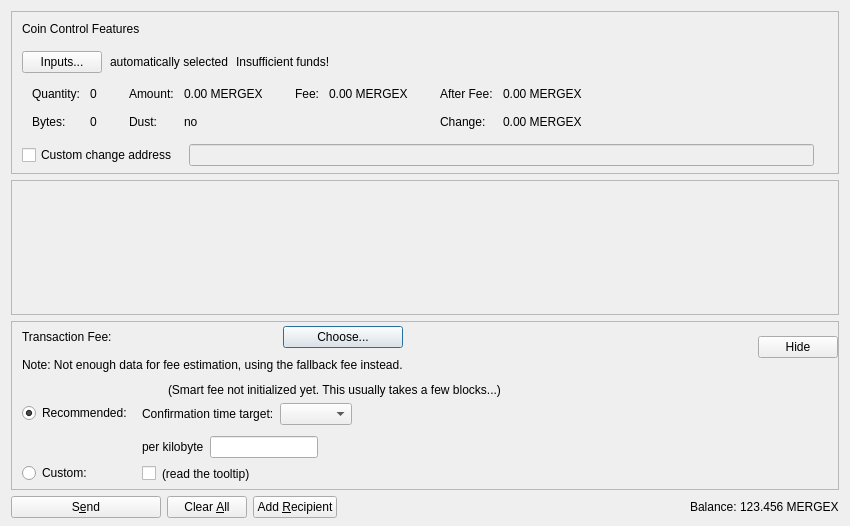
<?xml version="1.0" encoding="UTF-8"?>
<ui version="4.0">
 <class>SendCoinsDialog</class>
 <widget class="QDialog" name="SendCoinsDialog">
  <property name="geometry">
   <rect>
    <x>0</x>
    <y>0</y>
    <width>850</width>
    <height>526</height>
   </rect>
  </property>
  <property name="windowTitle">
   <string>Send Coins</string>
  </property>
  <layout class="QVBoxLayout" name="verticalLayout" stretch="0,1,0,0">
   <property name="bottomMargin">
    <number>8</number>
   </property>
   <item>
    <widget class="QFrame" name="frameCoinControl">
     <property name="sizePolicy">
      <sizepolicy hsizetype="Expanding" vsizetype="Expanding">
       <horstretch>0</horstretch>
       <verstretch>0</verstretch>
      </sizepolicy>
     </property>
     <property name="maximumSize">
      <size>
       <width>16777215</width>
       <height>16777215</height>
      </size>
     </property>
     <property name="frameShape">
      <enum>QFrame::StyledPanel</enum>
     </property>
     <property name="frameShadow">
      <enum>QFrame::Sunken</enum>
     </property>
     <layout class="QVBoxLayout" name="verticalLayoutCoinControl2">
      <property name="spacing">
       <number>0</number>
      </property>
      <property name="leftMargin">
       <number>0</number>
      </property>
      <property name="topMargin">
       <number>0</number>
      </property>
      <property name="rightMargin">
       <number>0</number>
      </property>
      <property name="bottomMargin">
       <number>6</number>
      </property>
      <item>
       <layout class="QVBoxLayout" name="verticalLayoutCoinControl" stretch="0,0,0,0,1">
        <property name="spacing">
         <number>0</number>
        </property>
        <property name="leftMargin">
         <number>10</number>
        </property>
        <property name="topMargin">
         <number>10</number>
        </property>
        <item>
         <layout class="QHBoxLayout" name="horizontalLayoutCoinControl1">
          <property name="bottomMargin">
           <number>15</number>
          </property>
          <item>
           <widget class="QLabel" name="labelCoinControlFeatures">
            <property name="sizePolicy">
             <sizepolicy hsizetype="Preferred" vsizetype="Maximum">
              <horstretch>0</horstretch>
              <verstretch>0</verstretch>
             </sizepolicy>
            </property>
            <property name="text">
             <string>Coin Control Features</string>
            </property>
           </widget>
          </item>
         </layout>
        </item>
        <item>
         <layout class="QHBoxLayout" name="horizontalLayoutCoinControl2" stretch="0,0,0,0">
          <property name="spacing">
           <number>8</number>
          </property>
          <property name="bottomMargin">
           <number>10</number>
          </property>
          <item>
           <widget class="QPushButton" name="pushButtonCoinControl">
            <property name="styleSheet">
             <string notr="true"/>
            </property>
            <property name="text">
             <string>Inputs...</string>
            </property>
            <property name="autoDefault">
             <bool>false</bool>
            </property>
           </widget>
          </item>
          <item>
           <widget class="QLabel" name="labelCoinControlAutomaticallySelected">
            <property name="text">
             <string>automatically selected</string>
            </property>
            <property name="margin">
             <number>5</number>
            </property>
           </widget>
          </item>
          <item>
           <widget class="QLabel" name="labelCoinControlInsuffFunds">
            <property name="text">
             <string>Insufficient funds!</string>
            </property>
            <property name="margin">
             <number>5</number>
            </property>
           </widget>
          </item>
          <item>
           <spacer name="horizontalSpacerCoinControl">
            <property name="orientation">
             <enum>Qt::Horizontal</enum>
            </property>
            <property name="sizeHint" stdset="0">
             <size>
              <width>40</width>
              <height>1</height>
             </size>
            </property>
           </spacer>
          </item>
         </layout>
        </item>
        <item>
         <widget class="QWidget" name="widgetCoinControl" native="true">
          <property name="sizePolicy">
           <sizepolicy hsizetype="Preferred" vsizetype="Preferred">
            <horstretch>0</horstretch>
            <verstretch>0</verstretch>
           </sizepolicy>
          </property>
          <property name="minimumSize">
           <size>
            <width>0</width>
            <height>0</height>
           </size>
          </property>
          <property name="styleSheet">
           <string notr="true"/>
          </property>
          <layout class="QHBoxLayout" name="horizontalLayoutCoinControl5">
           <property name="leftMargin">
            <number>0</number>
           </property>
           <property name="topMargin">
            <number>0</number>
           </property>
           <property name="rightMargin">
            <number>0</number>
           </property>
           <property name="bottomMargin">
            <number>0</number>
           </property>
           <item>
            <layout class="QHBoxLayout" name="horizontalLayoutCoinControl3" stretch="0,0,0,1">
             <property name="spacing">
              <number>20</number>
             </property>
             <property name="topMargin">
              <number>0</number>
             </property>
             <property name="bottomMargin">
              <number>10</number>
             </property>
             <item>
              <layout class="QFormLayout" name="formLayoutCoinControl1">
               <property name="horizontalSpacing">
                <number>10</number>
               </property>
               <property name="verticalSpacing">
                <number>14</number>
               </property>
               <property name="leftMargin">
                <number>10</number>
               </property>
               <property name="topMargin">
                <number>4</number>
               </property>
               <property name="rightMargin">
                <number>6</number>
               </property>
               <item row="0" column="0">
                <widget class="QLabel" name="labelCoinControlQuantityText">
                 <property name="text">
                  <string>Quantity:</string>
                 </property>
                 <property name="margin">
                  <number>0</number>
                 </property>
                </widget>
               </item>
               <item row="0" column="1">
                <widget class="QLabel" name="labelCoinControlQuantity">
                 <property name="cursor">
                  <cursorShape>IBeamCursor</cursorShape>
                 </property>
                 <property name="contextMenuPolicy">
                  <enum>Qt::ActionsContextMenu</enum>
                 </property>
                 <property name="text">
                  <string notr="true">0</string>
                 </property>
                 <property name="margin">
                  <number>0</number>
                 </property>
                 <property name="textInteractionFlags">
                  <set>Qt::LinksAccessibleByMouse|Qt::TextSelectableByKeyboard|Qt::TextSelectableByMouse</set>
                 </property>
                </widget>
               </item>
               <item row="1" column="0">
                <widget class="QLabel" name="labelCoinControlBytesText">
                 <property name="text">
                  <string>Bytes:</string>
                 </property>
                </widget>
               </item>
               <item row="1" column="1">
                <widget class="QLabel" name="labelCoinControlBytes">
                 <property name="cursor">
                  <cursorShape>IBeamCursor</cursorShape>
                 </property>
                 <property name="contextMenuPolicy">
                  <enum>Qt::ActionsContextMenu</enum>
                 </property>
                 <property name="text">
                  <string notr="true">0</string>
                 </property>
                 <property name="textInteractionFlags">
                  <set>Qt::LinksAccessibleByMouse|Qt::TextSelectableByKeyboard|Qt::TextSelectableByMouse</set>
                 </property>
                </widget>
               </item>
              </layout>
             </item>
             <item>
              <layout class="QFormLayout" name="formLayoutCoinControl2">
               <property name="horizontalSpacing">
                <number>10</number>
               </property>
               <property name="verticalSpacing">
                <number>14</number>
               </property>
               <property name="leftMargin">
                <number>6</number>
               </property>
               <property name="topMargin">
                <number>4</number>
               </property>
               <property name="rightMargin">
                <number>6</number>
               </property>
               <item row="0" column="0">
                <widget class="QLabel" name="labelCoinControlAmountText">
                 <property name="text">
                  <string>Amount:</string>
                 </property>
                 <property name="margin">
                  <number>0</number>
                 </property>
                </widget>
               </item>
               <item row="0" column="1">
                <widget class="QLabel" name="labelCoinControlAmount">
                 <property name="cursor">
                  <cursorShape>IBeamCursor</cursorShape>
                 </property>
                 <property name="contextMenuPolicy">
                  <enum>Qt::ActionsContextMenu</enum>
                 </property>
                 <property name="text">
                  <string notr="true">0.00 MERGEX</string>
                 </property>
                 <property name="textInteractionFlags">
                  <set>Qt::LinksAccessibleByMouse|Qt::TextSelectableByKeyboard|Qt::TextSelectableByMouse</set>
                 </property>
                </widget>
               </item>
               <item row="1" column="0">
                <widget class="QLabel" name="labelCoinControlLowOutputText">
                 <property name="text">
                  <string>Dust:</string>
                 </property>
                </widget>
               </item>
               <item row="1" column="1">
                <widget class="QLabel" name="labelCoinControlLowOutput">
                 <property name="cursor">
                  <cursorShape>IBeamCursor</cursorShape>
                 </property>
                 <property name="contextMenuPolicy">
                  <enum>Qt::ActionsContextMenu</enum>
                 </property>
                 <property name="text">
                  <string notr="true">no</string>
                 </property>
                 <property name="textInteractionFlags">
                  <set>Qt::LinksAccessibleByMouse|Qt::TextSelectableByKeyboard|Qt::TextSelectableByMouse</set>
                 </property>
                </widget>
               </item>
              </layout>
             </item>
             <item>
              <layout class="QFormLayout" name="formLayoutCoinControl3">
               <property name="horizontalSpacing">
                <number>10</number>
               </property>
               <property name="verticalSpacing">
                <number>14</number>
               </property>
               <property name="leftMargin">
                <number>6</number>
               </property>
               <property name="topMargin">
                <number>4</number>
               </property>
               <property name="rightMargin">
                <number>6</number>
               </property>
               <item row="0" column="0">
                <widget class="QLabel" name="labelCoinControlFeeText">
                 <property name="text">
                  <string>Fee:</string>
                 </property>
                 <property name="margin">
                  <number>0</number>
                 </property>
                </widget>
               </item>
               <item row="0" column="1">
                <widget class="QLabel" name="labelCoinControlFee">
                 <property name="cursor">
                  <cursorShape>IBeamCursor</cursorShape>
                 </property>
                 <property name="contextMenuPolicy">
                  <enum>Qt::ActionsContextMenu</enum>
                 </property>
                 <property name="text">
                  <string notr="true">0.00 MERGEX</string>
                 </property>
                 <property name="textInteractionFlags">
                  <set>Qt::LinksAccessibleByMouse|Qt::TextSelectableByKeyboard|Qt::TextSelectableByMouse</set>
                 </property>
                </widget>
               </item>
              </layout>
             </item>
             <item>
              <layout class="QFormLayout" name="formLayoutCoinControl4">
               <property name="horizontalSpacing">
                <number>10</number>
               </property>
               <property name="verticalSpacing">
                <number>14</number>
               </property>
               <property name="leftMargin">
                <number>6</number>
               </property>
               <property name="topMargin">
                <number>4</number>
               </property>
               <property name="rightMargin">
                <number>6</number>
               </property>
               <item row="0" column="0">
                <widget class="QLabel" name="labelCoinControlAfterFeeText">
                 <property name="text">
                  <string>After Fee:</string>
                 </property>
                 <property name="margin">
                  <number>0</number>
                 </property>
                </widget>
               </item>
               <item row="0" column="1">
                <widget class="QLabel" name="labelCoinControlAfterFee">
                 <property name="cursor">
                  <cursorShape>IBeamCursor</cursorShape>
                 </property>
                 <property name="contextMenuPolicy">
                  <enum>Qt::ActionsContextMenu</enum>
                 </property>
                 <property name="text">
                  <string notr="true">0.00 MERGEX</string>
                 </property>
                 <property name="textInteractionFlags">
                  <set>Qt::LinksAccessibleByMouse|Qt::TextSelectableByKeyboard|Qt::TextSelectableByMouse</set>
                 </property>
                </widget>
               </item>
               <item row="1" column="0">
                <widget class="QLabel" name="labelCoinControlChangeText">
                 <property name="text">
                  <string>Change:</string>
                 </property>
                </widget>
               </item>
               <item row="1" column="1">
                <widget class="QLabel" name="labelCoinControlChange">
                 <property name="cursor">
                  <cursorShape>IBeamCursor</cursorShape>
                 </property>
                 <property name="contextMenuPolicy">
                  <enum>Qt::ActionsContextMenu</enum>
                 </property>
                 <property name="text">
                  <string notr="true">0.00 MERGEX</string>
                 </property>
                 <property name="textInteractionFlags">
                  <set>Qt::LinksAccessibleByMouse|Qt::TextSelectableByKeyboard|Qt::TextSelectableByMouse</set>
                 </property>
                </widget>
               </item>
              </layout>
             </item>
            </layout>
           </item>
          </layout>
         </widget>
        </item>
        <item>
         <layout class="QHBoxLayout" name="horizontalLayoutCoinControl4" stretch="0,0,0">
          <property name="spacing">
           <number>12</number>
          </property>
          <property name="sizeConstraint">
           <enum>QLayout::SetDefaultConstraint</enum>
          </property>
          <property name="topMargin">
           <number>5</number>
          </property>
          <property name="rightMargin">
           <number>5</number>
          </property>
          <item>
           <widget class="QCheckBox" name="checkBoxCoinControlChange">
            <property name="toolTip">
             <string>If this is activated, but the change address is empty or invalid, change will be sent to a newly generated address.</string>
            </property>
            <property name="text">
             <string>Custom change address</string>
            </property>
           </widget>
          </item>
          <item>
           <widget class="QValidatedLineEdit" name="lineEditCoinControlChange">
            <property name="enabled">
             <bool>false</bool>
            </property>
            <property name="sizePolicy">
             <sizepolicy hsizetype="Expanding" vsizetype="Fixed">
              <horstretch>0</horstretch>
              <verstretch>0</verstretch>
             </sizepolicy>
            </property>
           </widget>
          </item>
          <item>
           <widget class="QLabel" name="labelCoinControlChangeLabel">
            <property name="sizePolicy">
             <sizepolicy hsizetype="Preferred" vsizetype="Expanding">
              <horstretch>0</horstretch>
              <verstretch>0</verstretch>
             </sizepolicy>
            </property>
            <property name="minimumSize">
             <size>
              <width>0</width>
              <height>0</height>
             </size>
            </property>
            <property name="text">
             <string/>
            </property>
            <property name="margin">
             <number>3</number>
            </property>
           </widget>
          </item>
         </layout>
        </item>
        <item>
         <spacer name="verticalSpacerCoinControl">
          <property name="orientation">
           <enum>Qt::Vertical</enum>
          </property>
          <property name="sizeHint" stdset="0">
           <size>
            <width>800</width>
            <height>1</height>
           </size>
          </property>
         </spacer>
        </item>
       </layout>
      </item>
     </layout>
    </widget>
   </item>
   <item>
    <widget class="QScrollArea" name="scrollArea">
     <property name="widgetResizable">
      <bool>true</bool>
     </property>
     <widget class="QWidget" name="scrollAreaWidgetContents">
      <property name="geometry">
       <rect>
        <x>0</x>
        <y>0</y>
        <width>830</width>
        <height>104</height>
       </rect>
      </property>
      <layout class="QVBoxLayout" name="verticalLayout_2" stretch="0,1">
       <property name="leftMargin">
        <number>0</number>
       </property>
       <property name="topMargin">
        <number>0</number>
       </property>
       <property name="rightMargin">
        <number>0</number>
       </property>
       <property name="bottomMargin">
        <number>0</number>
       </property>
       <item>
        <layout class="QVBoxLayout" name="entries">
         <property name="spacing">
          <number>6</number>
         </property>
        </layout>
       </item>
       <item>
        <spacer name="verticalSpacer">
         <property name="orientation">
          <enum>Qt::Vertical</enum>
         </property>
         <property name="sizeHint" stdset="0">
          <size>
           <width>20</width>
           <height>40</height>
          </size>
         </property>
        </spacer>
       </item>
      </layout>
     </widget>
    </widget>
   </item>
   <item>
    <widget class="QFrame" name="frameFee">
     <property name="sizePolicy">
      <sizepolicy hsizetype="Expanding" vsizetype="Expanding">
       <horstretch>0</horstretch>
       <verstretch>0</verstretch>
      </sizepolicy>
     </property>
     <property name="maximumSize">
      <size>
       <width>16777215</width>
       <height>16777215</height>
      </size>
     </property>
     <property name="frameShape">
      <enum>QFrame::StyledPanel</enum>
     </property>
     <property name="frameShadow">
      <enum>QFrame::Sunken</enum>
     </property>
     <layout class="QVBoxLayout" name="verticalLayoutFee1">
      <property name="spacing">
       <number>0</number>
      </property>
      <property name="leftMargin">
       <number>0</number>
      </property>
      <property name="topMargin">
       <number>0</number>
      </property>
      <property name="rightMargin">
       <number>0</number>
      </property>
      <property name="bottomMargin">
       <number>0</number>
      </property>
      <item>
       <layout class="QVBoxLayout" name="verticalLayoutFee2" stretch="0,0,0">
        <property name="spacing">
         <number>0</number>
        </property>
        <property name="leftMargin">
         <number>10</number>
        </property>
        <property name="topMargin">
         <number>0</number>
        </property>
        <item>
         <layout class="QHBoxLayout" name="horizontalLayoutFee1">
          <property name="bottomMargin">
           <number>0</number>
          </property>
          <item>
           <layout class="QVBoxLayout" name="verticalLayoutFee7">
            <property name="spacing">
             <number>0</number>
            </property>
            <item>
             <spacer name="verticalSpacerSmartFee">
              <property name="orientation">
               <enum>Qt::Vertical</enum>
              </property>
              <property name="sizeType">
               <enum>QSizePolicy::Fixed</enum>
              </property>
              <property name="sizeHint" stdset="0">
               <size>
                <width>1</width>
                <height>4</height>
               </size>
              </property>
             </spacer>
            </item>
            <item>
             <layout class="QHBoxLayout" name="horizontalLayoutSmartFee">
              <property name="spacing">
               <number>10</number>
              </property>
              <item>
               <widget class="QLabel" name="labelFeeHeadline">
                <property name="sizePolicy">
                 <sizepolicy hsizetype="Preferred" vsizetype="Maximum">
                  <horstretch>0</horstretch>
                  <verstretch>0</verstretch>
                 </sizepolicy>
                </property>
                <property name="text">
                 <string>Transaction Fee:</string>
                </property>
               </widget>
              </item>
              <item>
               <widget class="QLabel" name="labelFeeMinimized">
                <property name="text">
                 <string/>
                </property>
               </widget>
              </item>
              <item>
               <widget class="QPushButton" name="buttonChooseFee">
                <property name="text">
                 <string>Choose...</string>
                </property>
               </widget>
              </item>
             </layout>
            </item>
            <item>
             <spacer name="verticalSpacer_7">
              <property name="orientation">
               <enum>Qt::Vertical</enum>
              </property>
              <property name="sizeHint" stdset="0">
               <size>
                <width>1</width>
                <height>10</height>
               </size>
              </property>
             </spacer>
            </item>
            <item>
             <widget class="QLabel" name="fallbackFeeWarningLabel">
              <property name="toolTip">
               <string>Using the fallbackfee can result in sending a transaction that will take several hours or days (or never) to confirm. Consider choosing your fee manually or wait until you have validated the complete chain.</string>
              </property>
              <property name="text">
               <string>Note: Not enough data for fee estimation, using the fallback fee instead.</string>
              </property>
              <property name="wordWrap">
               <bool>false</bool>
              </property>
             </widget>
            </item>
            <item>
             <spacer name="verticalSpacer_5">
              <property name="orientation">
               <enum>Qt::Vertical</enum>
              </property>
              <property name="sizeHint" stdset="0">
               <size>
                <width>1</width>
                <height>1</height>
               </size>
              </property>
             </spacer>
            </item>
           </layout>
          </item>
          <item>
           <spacer name="horizontalSpacer_4">
            <property name="orientation">
             <enum>Qt::Horizontal</enum>
            </property>
            <property name="sizeHint" stdset="0">
             <size>
              <width>1</width>
              <height>1</height>
             </size>
            </property>
           </spacer>
          </item>
          <item>
           <widget class="QPushButton" name="buttonMinimizeFee">
            <property name="toolTip">
             <string>collapse fee-settings</string>
            </property>
            <property name="text">
             <string>Hide</string>
            </property>
           </widget>
          </item>
         </layout>
        </item>
        <item>
         <widget class="QFrame" name="frameFeeSelection">
          <layout class="QVBoxLayout" name="verticalLayoutFee12">
           <property name="spacing">
            <number>0</number>
           </property>
           <property name="leftMargin">
            <number>0</number>
           </property>
           <property name="topMargin">
            <number>0</number>
           </property>
           <property name="rightMargin">
            <number>0</number>
           </property>
           <property name="bottomMargin">
            <number>0</number>
           </property>
           <item>
            <layout class="QGridLayout" name="gridLayoutFee">
             <property name="topMargin">
              <number>10</number>
             </property>
             <property name="bottomMargin">
              <number>4</number>
             </property>
             <property name="horizontalSpacing">
              <number>10</number>
             </property>
             <property name="verticalSpacing">
              <number>4</number>
             </property>
             <item row="1" column="1">
              <layout class="QVBoxLayout" name="verticalLayoutFee8">
               <property name="spacing">
                <number>6</number>
               </property>
               <property name="topMargin">
                <number>3</number>
               </property>
               <item>
                <layout class="QHBoxLayout" name="horizontalLayoutFee13" stretch="0,0,1">
                 <item>
                  <widget class="QLabel" name="labelCustomPerKilobyte">
                   <property name="toolTip">
                    <string>If the custom fee is set to 1000 XMERGEX and the transaction is only 250 bytes, then &quot;per kilobyte&quot; only pays 250 XMERGEX in fee,&lt;br /&gt;while &quot;at least&quot; pays 1000 XMERGEX. For transactions bigger than a kilobyte both pay by kilobyte.</string>
                   </property>
                   <property name="text">
                    <string>per kilobyte</string>
                   </property>
                  </widget>
                 </item>
                 <item>
                  <widget class="BitcoinAmountField" name="customFee"/>
                 </item>
                 <item>
                  <spacer name="horizontalSpacer_6">
                   <property name="orientation">
                    <enum>Qt::Horizontal</enum>
                   </property>
                   <property name="sizeHint" stdset="0">
                    <size>
                     <width>1</width>
                     <height>1</height>
                    </size>
                   </property>
                  </spacer>
                 </item>
                </layout>
               </item>
               <item>
                <layout class="QHBoxLayout" name="horizontalLayoutFee8">
                 <item>
                  <widget class="QCheckBox" name="checkBoxMinimumFee">
                   <property name="toolTip">
                    <string>Paying only the minimum fee is just fine as long as there is less transaction volume than space in the blocks.&lt;br /&gt;But be aware that this can end up in a never confirming transaction once there is more demand for mergex transactions than the network can process.</string>
                   </property>
                   <property name="text">
                    <string/>
                   </property>
                  </widget>
                 </item>
                 <item>
                  <widget class="QLabel" name="labelMinFeeWarning">
                   <property name="enabled">
                    <bool>true</bool>
                   </property>
                   <property name="toolTip">
                    <string>Paying only the minimum fee is just fine as long as there is less transaction volume than space in the blocks.&lt;br /&gt;But be aware that this can end up in a never confirming transaction once there is more demand for mergex transactions than the network can process.</string>
                   </property>
                   <property name="text">
                    <string>(read the tooltip)</string>
                   </property>
                   <property name="margin">
                    <number>5</number>
                   </property>
                  </widget>
                 </item>
                 <item>
                  <spacer name="horizontalSpacer_2">
                   <property name="orientation">
                    <enum>Qt::Horizontal</enum>
                   </property>
                   <property name="sizeHint" stdset="0">
                    <size>
                     <width>1</width>
                     <height>1</height>
                    </size>
                   </property>
                  </spacer>
                 </item>
                </layout>
               </item>
              </layout>
             </item>
             <item row="0" column="0">
              <layout class="QVBoxLayout" name="verticalLayoutFee4" stretch="0,1">
               <property name="topMargin">
                <number>20</number>
               </property>
               <property name="bottomMargin">
                <number>3</number>
               </property>
               <item>
                <widget class="QRadioButton" name="radioSmartFee">
                 <property name="text">
                  <string>Recommended:</string>
                 </property>
                 <property name="checked">
                  <bool>true</bool>
                 </property>
                 <attribute name="buttonGroup">
                  <string notr="true">groupFee</string>
                 </attribute>
                </widget>
               </item>
               <item>
                <spacer name="verticalSpacer_2">
                 <property name="orientation">
                  <enum>Qt::Vertical</enum>
                 </property>
                 <property name="sizeHint" stdset="0">
                  <size>
                   <width>1</width>
                   <height>1</height>
                  </size>
                 </property>
                </spacer>
               </item>
              </layout>
             </item>
             <item row="1" column="0">
              <layout class="QVBoxLayout" name="verticalLayoutFee9" stretch="0,1">
               <property name="topMargin">
                <number>30</number>
               </property>
               <item>
                <widget class="QRadioButton" name="radioCustomFee">
                 <property name="text">
                  <string>Custom:</string>
                 </property>
                 <attribute name="buttonGroup">
                  <string notr="true">groupFee</string>
                 </attribute>
                </widget>
               </item>
               <item>
                <spacer name="verticalSpacer_6">
                 <property name="orientation">
                  <enum>Qt::Vertical</enum>
                 </property>
                 <property name="sizeHint" stdset="0">
                  <size>
                   <width>1</width>
                   <height>1</height>
                  </size>
                 </property>
                </spacer>
               </item>
              </layout>
             </item>
             <item row="0" column="1">
              <layout class="QVBoxLayout" name="verticalLayoutFee3" stretch="0,0,1">
               <property name="spacing">
                <number>6</number>
               </property>
               <property name="topMargin">
                <number>0</number>
               </property>
               <property name="bottomMargin">
                <number>3</number>
               </property>
               <item>
                <layout class="QHBoxLayout" name="horizontalLayoutFee12">
                 <item>
                  <widget class="QLabel" name="labelSmartFee">
                   <property name="text">
                    <string/>
                   </property>
                   <property name="margin">
                    <number>2</number>
                   </property>
                  </widget>
                 </item>
                 <item>
                  <widget class="QLabel" name="labelFeeEstimation">
                   <property name="text">
                    <string/>
                   </property>
                  </widget>
                 </item>
                 <item>
                  <widget class="QLabel" name="labelSmartFee2">
                   <property name="text">
                    <string>(Smart fee not initialized yet. This usually takes a few blocks...)</string>
                   </property>
                   <property name="margin">
                    <number>2</number>
                   </property>
                  </widget>
                 </item>
                 <item>
                  <spacer name="horizontalSpacer_5">
                   <property name="orientation">
                    <enum>Qt::Horizontal</enum>
                   </property>
                   <property name="sizeHint" stdset="0">
                    <size>
                     <width>1</width>
                     <height>1</height>
                    </size>
                   </property>
                  </spacer>
                 </item>
                </layout>
               </item>
               <item>
                <layout class="QHBoxLayout" name="horizontalLayoutFee9">
                 <item>
                  <layout class="QVBoxLayout" name="verticalLayoutFee6">
                   <item>
                    <widget class="QLabel" name="labelSmartFee3">
                     <property name="text">
                      <string>Confirmation time target:</string>
                     </property>
                     <property name="margin">
                      <number>2</number>
                     </property>
                    </widget>
                   </item>
                  </layout>
                 </item>
                 <item>
                  <layout class="QVBoxLayout" name="verticalLayoutFee5">
                   <property name="rightMargin">
                    <number>30</number>
                   </property>
                   <item>
                    <layout class="QHBoxLayout" name="horizontalLayoutConfTarget">
                     <property name="bottomMargin">
                      <number>0</number>
                     </property>
                     <item>
                      <widget class="QComboBox" name="confTargetSelector"/>
                     </item>
                     <item>
                      <spacer name="horizontalSpacerConfTarget">
                       <property name="orientation">
                        <enum>Qt::Horizontal</enum>
                       </property>
                       <property name="sizeHint" stdset="0">
                        <size>
                         <width>40</width>
                         <height>20</height>
                        </size>
                       </property>
                      </spacer>
                     </item>
                    </layout>
                   </item>
                  </layout>
                 </item>
                </layout>
               </item>
               <item>
                <spacer name="verticalSpacer_4">
                 <property name="orientation">
                  <enum>Qt::Vertical</enum>
                 </property>
                 <property name="sizeHint" stdset="0">
                  <size>
                   <width>1</width>
                   <height>1</height>
                  </size>
                 </property>
                </spacer>
               </item>
              </layout>
             </item>
            </layout>
           </item>
          </layout>
         </widget>
        </item>
        <item>
         <spacer name="verticalSpacerFee">
          <property name="orientation">
           <enum>Qt::Vertical</enum>
          </property>
          <property name="sizeHint" stdset="0">
           <size>
            <width>800</width>
            <height>1</height>
           </size>
          </property>
         </spacer>
        </item>
       </layout>
      </item>
     </layout>
    </widget>
   </item>
   <item>
    <layout class="QHBoxLayout" name="horizontalLayout">
     <item>
      <widget class="QPushButton" name="sendButton">
       <property name="minimumSize">
        <size>
         <width>150</width>
         <height>0</height>
        </size>
       </property>
       <property name="toolTip">
        <string>Confirm the send action</string>
       </property>
       <property name="text">
        <string>S&amp;end</string>
       </property>
       <property name="autoDefault">
        <bool>false</bool>
       </property>
       <property name="default">
        <bool>false</bool>
       </property>
      </widget>
     </item>
     <item>
      <widget class="QPushButton" name="clearButton">
       <property name="sizePolicy">
        <sizepolicy hsizetype="Minimum" vsizetype="Fixed">
         <horstretch>0</horstretch>
         <verstretch>0</verstretch>
        </sizepolicy>
       </property>
       <property name="toolTip">
        <string>Clear all fields of the form.</string>
       </property>
       <property name="text">
        <string>Clear &amp;All</string>
       </property>
       <property name="autoDefault">
        <bool>false</bool>
       </property>
      </widget>
     </item>
     <item>
      <widget class="QPushButton" name="addButton">
       <property name="toolTip">
        <string>Send to multiple recipients at once</string>
       </property>
       <property name="text">
        <string>Add &amp;Recipient</string>
       </property>
       <property name="autoDefault">
        <bool>false</bool>
       </property>
      </widget>
     </item>
     <item>
      <spacer name="horizontalSpacer">
       <property name="orientation">
        <enum>Qt::Horizontal</enum>
       </property>
       <property name="sizeHint" stdset="0">
        <size>
         <width>40</width>
         <height>20</height>
        </size>
       </property>
      </spacer>
     </item>
     <item>
      <layout class="QHBoxLayout" name="horizontalLayout_2">
       <property name="spacing">
        <number>3</number>
       </property>
       <item>
        <widget class="QLabel" name="labelBalanceText">
         <property name="text">
          <string>Balance:</string>
         </property>
        </widget>
       </item>
       <item>
        <widget class="QLabel" name="labelBalance">
         <property name="sizePolicy">
          <sizepolicy hsizetype="Preferred" vsizetype="Preferred">
           <horstretch>0</horstretch>
           <verstretch>0</verstretch>
          </sizepolicy>
         </property>
         <property name="cursor">
          <cursorShape>IBeamCursor</cursorShape>
         </property>
         <property name="text">
          <string notr="true">123.456 MERGEX</string>
         </property>
         <property name="textInteractionFlags">
          <set>Qt::LinksAccessibleByMouse|Qt::TextSelectableByKeyboard|Qt::TextSelectableByMouse</set>
         </property>
        </widget>
       </item>
      </layout>
     </item>
    </layout>
   </item>
  </layout>
 </widget>
 <customwidgets>
  <customwidget>
   <class>QValidatedLineEdit</class>
   <extends>QLineEdit</extends>
   <header>qt/qvalidatedlineedit.h</header>
  </customwidget>
  <customwidget>
   <class>BitcoinAmountField</class>
   <extends>QLineEdit</extends>
   <header>qt/bitcoinamountfield.h</header>
   <container>1</container>
  </customwidget>
 </customwidgets>
 <resources>
  <include location="../mergex.qrc"/>
 </resources>
 <connections/>
 <buttongroups>
  <buttongroup name="groupFee"/>
 </buttongroups>
</ui>
